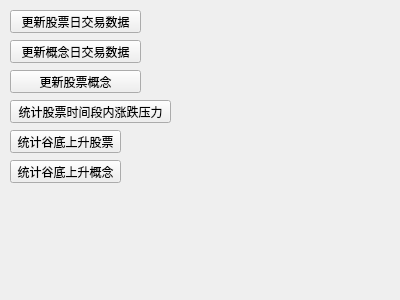
<?xml version="1.0" encoding="UTF-8"?>
<ui version="4.0">
 <class>Form</class>
 <widget class="QWidget" name="Form">
  <property name="geometry">
   <rect>
    <x>0</x>
    <y>0</y>
    <width>400</width>
    <height>300</height>
   </rect>
  </property>
  <property name="windowTitle">
   <string>股票分析工具</string>
  </property>
  <widget class="QPushButton" name="pushButton">
   <property name="geometry">
    <rect>
     <x>10</x>
     <y>10</y>
     <width>131</width>
     <height>23</height>
    </rect>
   </property>
   <property name="text">
    <string>更新股票日交易数据</string>
   </property>
  </widget>
  <widget class="QPushButton" name="pushButton_2">
   <property name="geometry">
    <rect>
     <x>10</x>
     <y>40</y>
     <width>131</width>
     <height>23</height>
    </rect>
   </property>
   <property name="text">
    <string>更新概念日交易数据</string>
   </property>
  </widget>
  <widget class="QPushButton" name="pushButton_3">
   <property name="geometry">
    <rect>
     <x>10</x>
     <y>70</y>
     <width>131</width>
     <height>23</height>
    </rect>
   </property>
   <property name="text">
    <string>更新股票概念</string>
   </property>
  </widget>
  <widget class="QPushButton" name="pushButton_4">
   <property name="geometry">
    <rect>
     <x>10</x>
     <y>100</y>
     <width>161</width>
     <height>23</height>
    </rect>
   </property>
   <property name="text">
    <string>统计股票时间段内涨跌压力</string>
   </property>
  </widget>
  <widget class="QPushButton" name="pushButton_5">
   <property name="geometry">
    <rect>
     <x>10</x>
     <y>130</y>
     <width>111</width>
     <height>23</height>
    </rect>
   </property>
   <property name="text">
    <string>统计谷底上升股票</string>
   </property>
  </widget>
  <widget class="QPushButton" name="pushButton_6">
   <property name="geometry">
    <rect>
     <x>10</x>
     <y>160</y>
     <width>111</width>
     <height>23</height>
    </rect>
   </property>
   <property name="text">
    <string>统计谷底上升概念</string>
   </property>
  </widget>
 </widget>
 <resources/>
 <connections/>
</ui>
